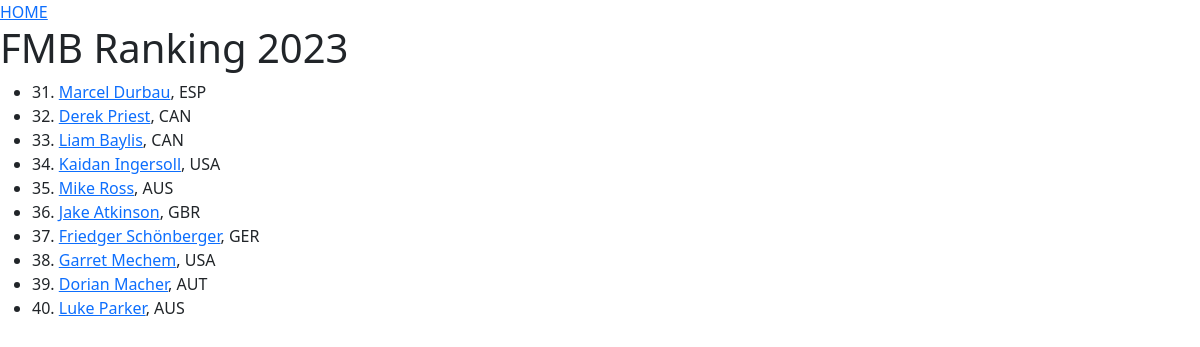
The app's page /ranking/4 with its own data.
### wiki/models.py (models this page shows, shortened)
class Rider(models.Model):
    name = models.CharField(max_length=150, blank=True)
    slug = models.SlugField(max_length=150, default='event_name')
    nationality = models.CharField(max_length=50, blank=True)
    birth = models.DateField(null=True, blank=True)
    sex = models.CharField(max_length=20, default='Unknown', blank=True)
    description = models.TextField(blank=True)
    sponsors = models.ManyToManyField(Sponsor)
    photo = models.CharField(max_length=255, blank=True)
    instagram = models.CharField(max_length=255, blank=True)
    active = models.BooleanField(default=False)
    rank = models.IntegerField(default=0, null=True)
    points = models.IntegerField(default=0)
    events = models.ManyToManyField('Event', through='Participation')

### wiki/views.py (the view)
# urls.py: path('ranking/<int:page_idx>', views.ranking, name='ranking')
def ranking(request, page_idx):
    start_idx = (page_idx - 1) * 10
    last_idx = start_idx + 10
    riders = Rider.objects.filter(active=True).filter(rank__gt=0).order_by('rank')[start_idx:last_idx]
    return render(request, 'wiki/ranking.html', {'riders': riders})

### wiki/templates/wiki/ranking.html (shortened to what this page needs)
<!DOCTYPE html>
<html lang="en">
<head>
    <link href="https://cdn.jsdelivr.net/npm/bootstrap@5.2.3/dist/css/bootstrap.min.css" rel="stylesheet">
</head>
<body>
    <a href="{% url 'wiki:index'%}">HOME</a>
    <h1>FMB Ranking 2023</h1>
    <ul>
    {% for rider in riders %}
        <li>{{rider.rank}}. <a href="{% url 'wiki:rider' rider.id rider.slug %}">{{rider.name}}</a>, {{rider.nationality}}</li>
    {% endfor %}
    </ul>
</body>
</html>

### records on screen
Rider: rank "31", name "Marcel Durbau", nationality "ESP"
Rider: rank "32", name "Derek Priest", nationality "CAN"
Rider: rank "33", name "Liam Baylis", nationality "CAN"
Rider: rank "34", name "Kaidan Ingersoll", nationality "USA"
Rider: rank "35", name "Mike Ross", nationality "AUS"
Rider: rank "36", name "Jake Atkinson", nationality "GBR"
Rider: rank "37", name "Friedger Schönberger", nationality "GER"
Rider: rank "38", name "Garret Mechem", nationality "USA"
Rider: rank "39", name "Dorian Macher", nationality "AUT"
Rider: rank "40", name "Luke Parker", nationality "AUS"
